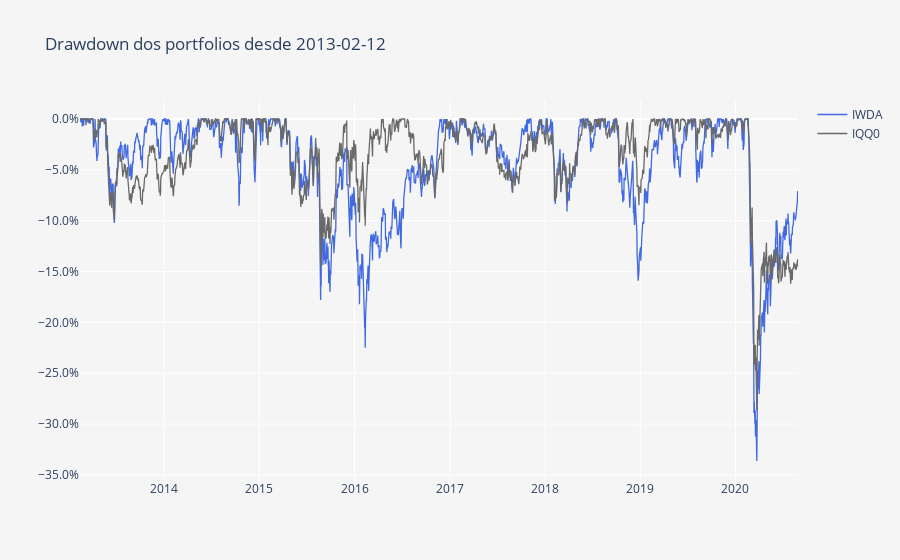

Here is the notebook cell this chart was saved with:
### Markdown cell above
O gráfico acima apresenta a linha de performance de ambos os ETFs. Em baixo podemos ver um pequeno gráfico do diferencial absoluto entre ambos e nos apercebermos facilmente das diferentes performances ao longo do tempo. Podemos observar uma overperformance do IQQ0 em períodos de stress dos mercados accionistas que acaba por ser compensada por uma underperformance quando os mercados estão a subir.

### Code cell
DD = compute_drawdowns(fundos)
DD = DD /100

layout = go.Layout(
    title='Drawdown dos portfolios desde ' + Begin,
    plot_bgcolor='#f5f5f5',
    paper_bgcolor='#f5f5f5',
    xaxis=dict(
        title='',
        showgrid=True,
        titlefont=dict(size=12),
    ),
    yaxis=dict(
        title='',
        showgrid=True,
        zeroline=True, # Adicionar ou não a zero line
        tickformat=".1%" # tickformat=".2%" se quiseres mais casas decimais
    ))

trace0 = go.Scatter(
    x = DD.index,
    y = DD.iloc[:, 0],
    name = 'IWDA',
    line = dict(
        color = 'royalblue',
        width = 1.3)
)

trace1 = go.Scatter(
    x = DD.index,
    y = DD.iloc[:, 1],
    name = 'IQQ0',
    line = dict(
        color = 'dimgrey',
        width = 1.3)
)

data = [trace0, trace1]
        
fig = go.Figure(data=data, layout=layout)
py.iplot(fig)

### Figure 1 — Plotly figure (JSON) as saved in the notebook; plotly's stock layout.template omitted (floating-point values rounded to 4 significant figures; data arrays with more than 128 entries replaced by an {"elided": "..."} marker saying what was removed)
{"data": [{"line": {"color": "royalblue", "width": 1.3}, "name": "IWDA", "type": "scatter", "x": {"elided": "1928 str values"}, "y": {"elided": "1928 float values"}}, {"line": {"color": "dimgrey", "width": 1.3}, "name": "IQQ0", "type": "scatter", "x": {"elided": "1928 str values"}, "y": {"elided": "1928 float values"}}], "layout": {"autosize": true, "paper_bgcolor": "#f5f5f5", "plot_bgcolor": "#f5f5f5", "title": {"text": "Drawdown dos portfolios desde 2013-02-12"}, "xaxis": {"autorange": true, "range": ["2013-02-12", "2020-08-28"], "showgrid": true, "title": {"font": {"size": 12}, "text": ""}, "type": "date"}, "yaxis": {"autorange": true, "range": [-0.355, 0.01868], "showgrid": true, "tickformat": ".1%", "title": {"text": ""}, "type": "linear", "zeroline": true}}}
